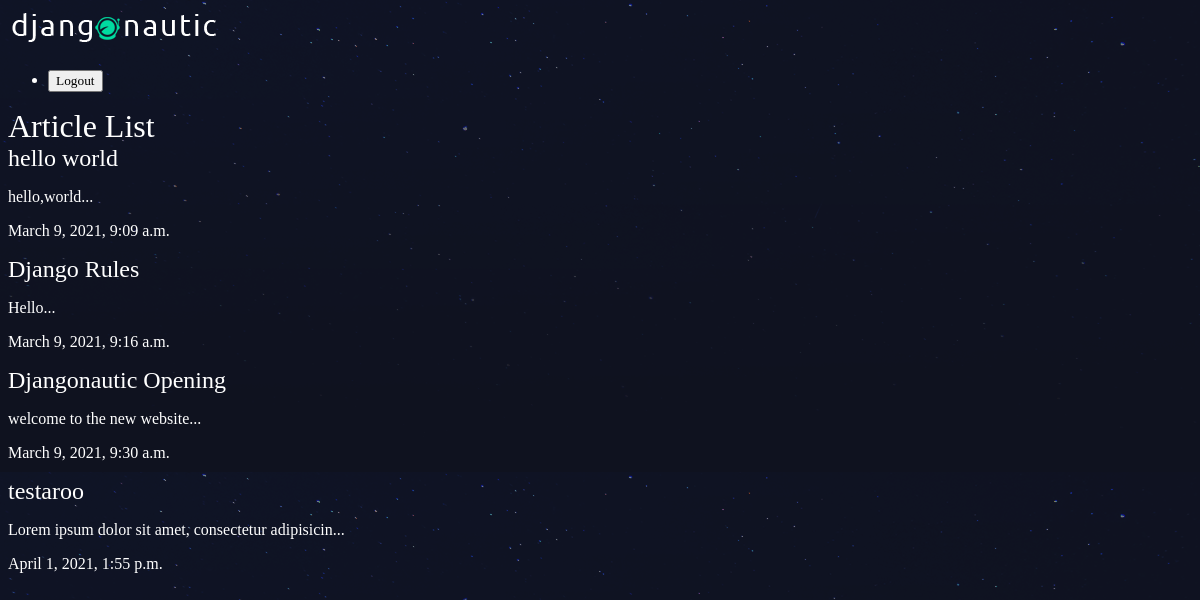
/articles/, run on an earlier commit of the app's database.
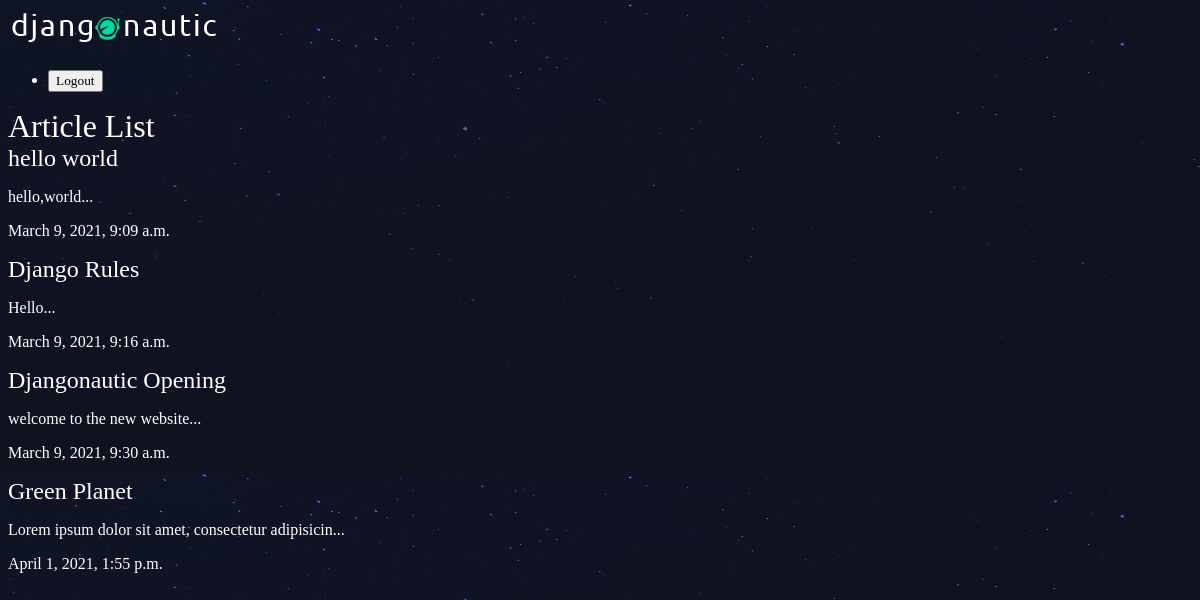
And on a later commit of the database.
### articles/models.py (models this page shows, shortened)
class Article(models.Model):
    title = models.CharField(max_length=100)
    slug = models.SlugField()
    body = models.TextField()
    date = models.DateTimeField(auto_now_add=True)
    thumb = models.ImageField(default='default.png', blank=True)
    def snippet(self):
        return self.body[:50] + '...'

### articles/views.py (the view)
# urls.py: path('', views.article_list, name="list"),
def article_list(request):
    articles = Article.objects.all().order_by('date')
    return render(request,'articles/article_list.html',{'articles': articles})

### articles/templates/articles/article_list.html
{% extends 'base_layout.html' %}
{% block content %}
    <h1>Article List</h1>
    <div class="articles">
        {% for article in articles %}
            <div class="article">
                <h2><a href="{% url 'articles:detail' article.slug %}">{{ article.title }}</a></h2>
                <p>{{ article.snippet }}</p>
                <p>{{ article.date }}</p>
            </div>
        {% endfor %}
    </div>
{% endblock %}

What changed in the data, as far as the page shows it:
changed Article "Lorem ipsum dolor sit amet, consectetur adipisicin...": title "testaroo" → "Green Planet"
